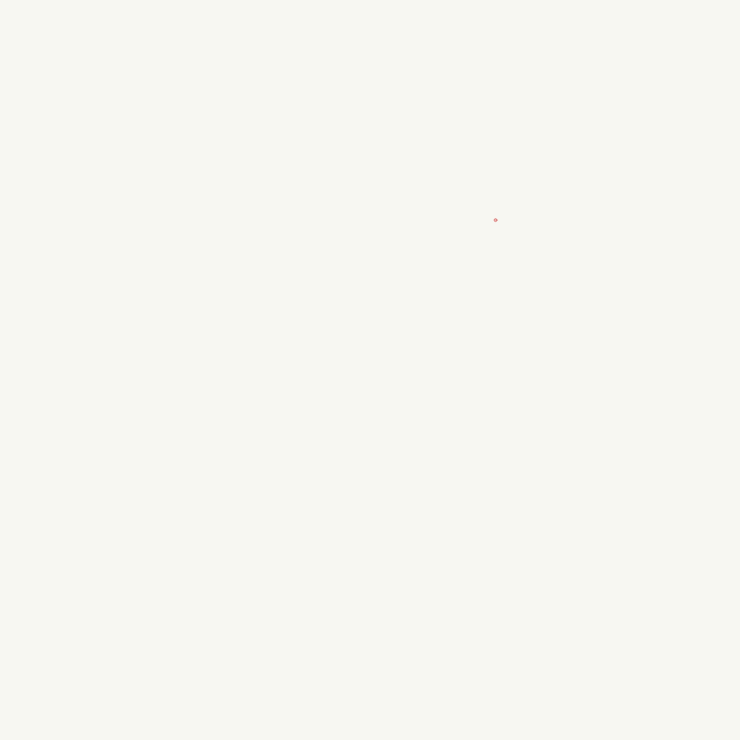
Frame 1 (no input)
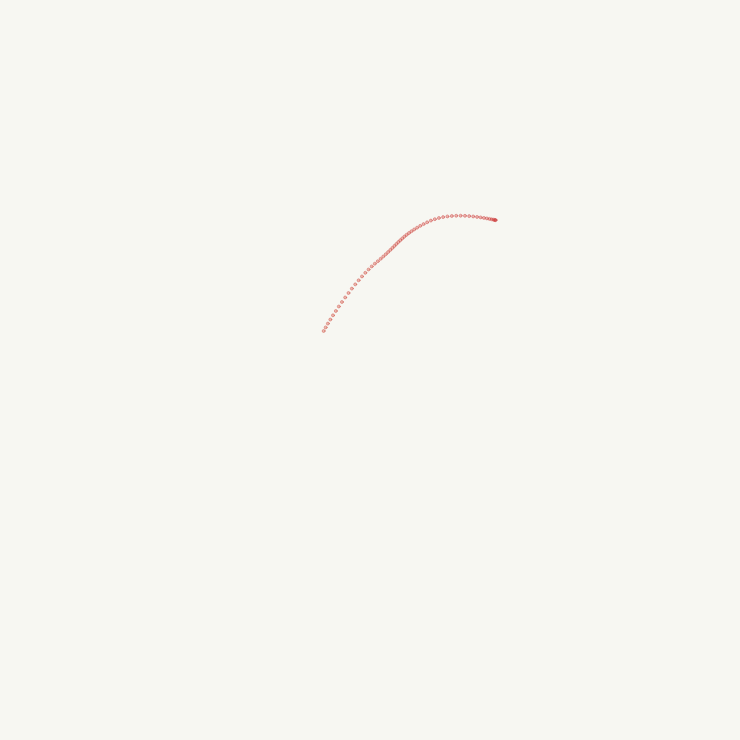
Frame 60 (no input)
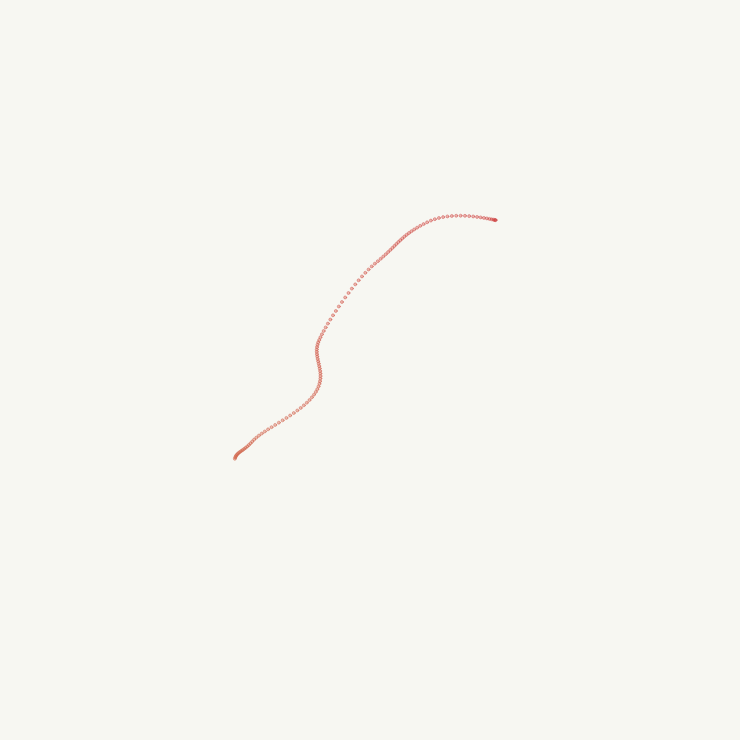
Frame 120 (the mouse pressed at the canvas centre since frame 60)

The p5.js sketch that drew these frames (run headless with seeded random() and noise() and a simulated clock; from frame 60 on, the mouse is pressed at the canvas centre):

// p5.js sketch
// ── sketch.js
let walker;
const total = 10;
const perlinNoiseStepSize = 0.006;
const footPrintRad = 3;
const colChangeRatePerSteps = 0.1;

function setup() {
  createCanvas(740, 740);
  walker = new Walker();
  colorMode(HSB);
  background(52, 2, 97);
}

function draw() {
  walker.step();
  walker.render();
}

class Walker {
  constructor() {
    this.x = 0;
    this.y = 0;
    this.hue = 0;
    this.steps = 0;
    this.ctX = 0;
    this.ctY = 1000000;
    this.footPrintRad = footPrintRad;
    this.opacity = 0.3;
  }

  render() {
    fill(this.hue, 90, 81, this.opacity);
    stroke(this.hue, 60, 81, 1);
    strokeWeight(0.5);
    ellipse(this.x, this.y, this.footPrintRad, this.footPrintRad);
  }

  step() {
    this.x = map(noise(this.ctX), 0, 1, 0, width);
    this.y = map(noise(this.ctY), 0, 1, 0, height);

    this.x = constrain(this.x, 0, width - 1);
    this.y = constrain(this.y, 0, height - 1);

    this.ctX += perlinNoiseStepSize;
    this.ctY += perlinNoiseStepSize;
    this.steps++;
    this.hue = this.steps * colChangeRatePerSteps;
  }
}
